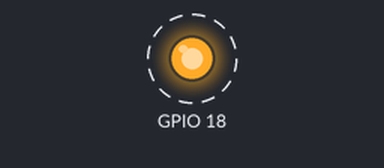
This program was run on a simulated Raspberry Pi (BCM pin numbers). Shown: output pins drawn as LEDs (lit = HIGH). Dashed ring = blinking. At 6.0 s the program stops and its outputs stay as they are.

Above: at 0.5 s.
Timing chart, 0 to 3.0 s (numbered marks = the images above):
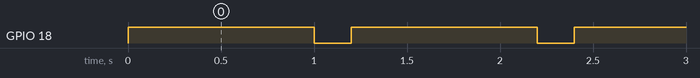

Measured:
- by itself, GPIO 18: alternates HIGH for 1.0 s and LOW for 0.20 s

The program:

gpio_test_1A.py
```python
import RPi.GPIO as GPIO
import time

GPIO.setmode(GPIO.BCM)
GPIO.setup(18, GPIO.OUT, initial=GPIO.LOW)

for i in range(5):
    GPIO.output(18, GPIO.HIGH)
    time.sleep(1)
    GPIO.output(18, GPIO.LOW)
    time.sleep(0.2)
```
